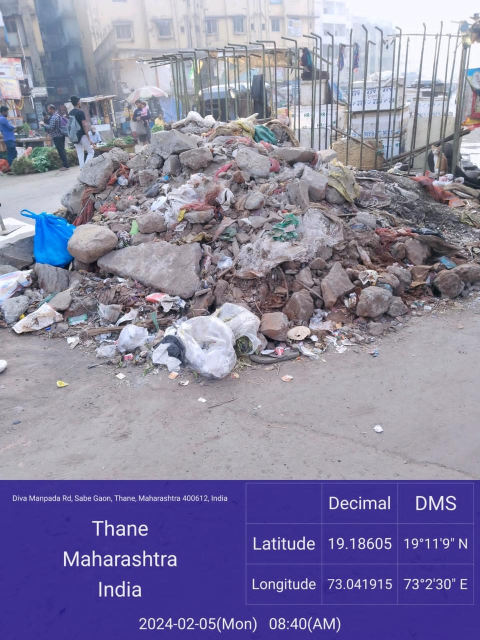
#> input picture Version 2/train_images/IMG-20240618-WA0003.jpg, 960 x 1280 px (shown at 1/2 size)
$ python -i utils.py   (imports and definitions only)   (older library calls are emulated)
#> lines starting #> are read from the running program, lines starting #| are printed output that depends on the picture
#> further down, picture is the input picture: shape (1280, 960, 3); mean B, G, R 161.7, 131.5, 135.8
import numpy as np
import cv2
from skimage.color import label2rgb
from skimage.segmentation import slic
import matplotlib.pyplot as plt
from skimage.color import label2rgb

def adaptive_slic(image, n_segments=2000, compactness=10, resize=(256,256),
                  adaptive_compactness=True, display=2, ret=True):
#> called with n_segments = 2000, compactness = 10, resize = (256, 256), adaptive_compactness = True, display = 2, ret = True
    img_resized = cv2.resize(image, resize)
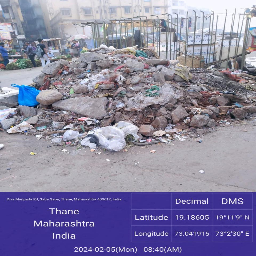
#> img_resized: shape (256, 256, 3); mean B, G, R 161.8, 131.6, 136
    if adaptive_compactness:
        # Compute gradient magnitude
        gray = cv2.cvtColor(img_resized, cv2.COLOR_BGR2GRAY)
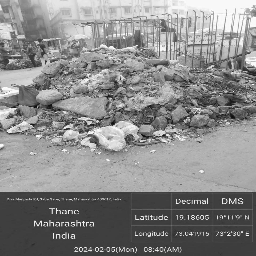
#> gray: shape (256, 256); min 10, max 255, mean 136.4
        gradient = cv2.Laplacian(gray, cv2.CV_64F)
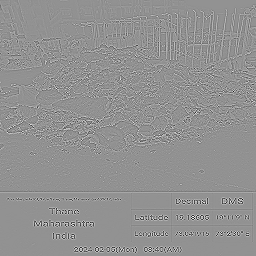
#> gradient: shape (256, 256) float64; min -757, max 565, mean 0; drawn with min black and max white
        gradient_magnitude = np.sqrt(gradient ** 2)
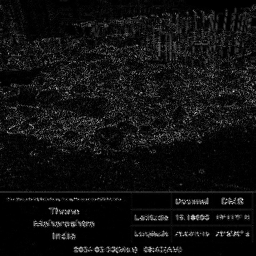
#> gradient_magnitude: shape (256, 256) float64; min 0, max 757, mean 49.5; drawn with min black and max white

        # Normalize gradient magnitude
        gradient_magnitude = (gradient_magnitude - gradient_magnitude.min()) / (gradient_magnitude.max() -
                                                                                gradient_magnitude.min())

        # Adjust compactness based on gradient
        adaptive_compactness = compactness * (1 + gradient_magnitude)

        # Apply SLIC with adaptive compactness
        superpixels = slic(img_resized, n_segments=n_segments, compactness=adaptive_compactness.mean())
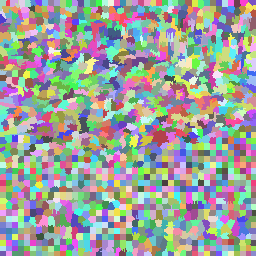
#> superpixels: shape (256, 256) int64; 1520 distinct labels, from 1 to 1520; one colour per label, 0 black
    else:
        # Apply standard SLIC
        superpixels = slic(img_resized, n_segments=n_segments, compactness=compactness)


    # Convert superpixel labels to an RGB image for visualization
    superpixels_rgb = label2rgb(superpixels, img_resized, kind='avg')
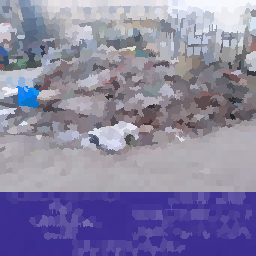
#> superpixels_rgb: shape (256, 256, 3); mean B, G, R 161.4, 131.2, 135.5

    if display==3:
        # Plot the superpixel segmentation
        plt.figure(figsize=(10, 30),facecolor='black', edgecolor='white')
        plt.subplot(1,3,1)
        plt.imshow(img_resized)
        plt.title('Original Image', color='white')
        plt.axis('off')

        plt.subplot(1,3,2)
        plt.imshow(gradient_magnitude, cmap='gist_heat')
        plt.title('Gradient', color='white')
        plt.axis('off')

        plt.subplot(1,3,3)
        plt.imshow(superpixels_rgb)
        plt.title('Superpixel Segmentation', color='white')
        plt.axis('off')
        plt.tight_layout()
        plt.show()

    if display==2:
        # Plot the superpixel segmentation
        plt.figure(figsize=(10, 20),facecolor='black', edgecolor='white')
        plt.subplot(1,2,1)
        plt.imshow(img_resized)
        plt.title('Original Image', color='white')
        plt.axis('off')

        plt.subplot(1,2,2)
        plt.imshow(superpixels_rgb)
        plt.title('Superpixel Segmentation', color='white')
        plt.axis('off')
        plt.tight_layout()
        plt.show()
#> figure, not shown here; B, G, R data is drawn as R, G, B

    if ret:
        return superpixels_rgb

>>> import cv2
>>> picture = cv2.imread('train_images/IMG-20240618-WA0003.jpg')
>>> result = adaptive_slic(picture)

$ run again, on Version 2/train_images/IMG-20240618-WA0004.jpg
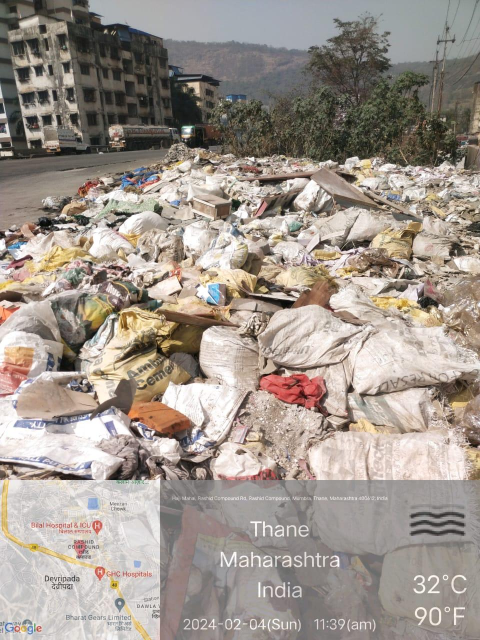
#> input picture Version 2/train_images/IMG-20240618-WA0004.jpg, 960 x 1280 px (shown at 1/2 size)
#> picture is the input picture: shape (1280, 960, 3); mean B, G, R 140.9, 149.3, 158.8
#> in adaptive_slic, `superpixels = slic(img_resized, n_segments=n_segments, compactness=ada..`:
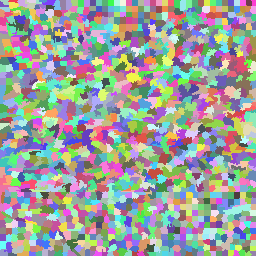
#> superpixels: shape (256, 256) int64; 1446 distinct labels, from 1 to 1446; one colour per label, 0 black
#> in adaptive_slic, `superpixels_rgb = label2rgb(superpixels, img_resized, kind='avg')`:
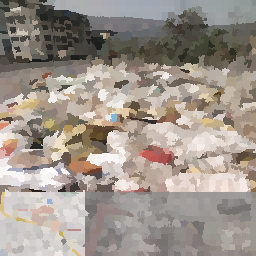
#> superpixels_rgb: shape (256, 256, 3); mean B, G, R 140.4, 148.8, 158.4

$ run again, on Version 2/train_images/IMG-20240618-WA0005.jpg
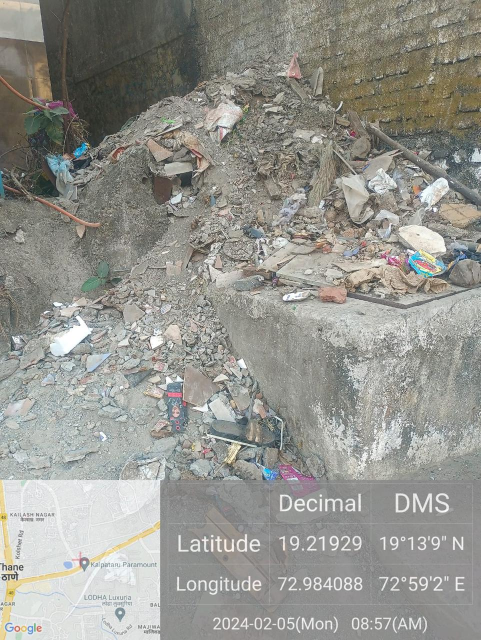
#> input picture Version 2/train_images/IMG-20240618-WA0005.jpg, 961 x 1280 px (shown at 1/2 size)
#> picture is the input picture: shape (1280, 961, 3); mean B, G, R 142.8, 149, 149
#> in adaptive_slic, `superpixels = slic(img_resized, n_segments=n_segments, compactness=ada..`:
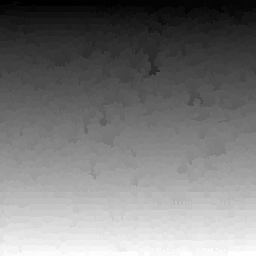
#> superpixels: shape (256, 256) int64; min 1, max 1365, mean 651.8; drawn with min black and max white
#> in adaptive_slic, `superpixels_rgb = label2rgb(superpixels, img_resized, kind='avg')`:
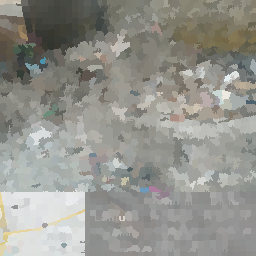
#> superpixels_rgb: shape (256, 256, 3); mean B, G, R 142.2, 148.4, 148.5

$ run again, on Version 2/train_images/IMG-20240618-WA0006.jpg
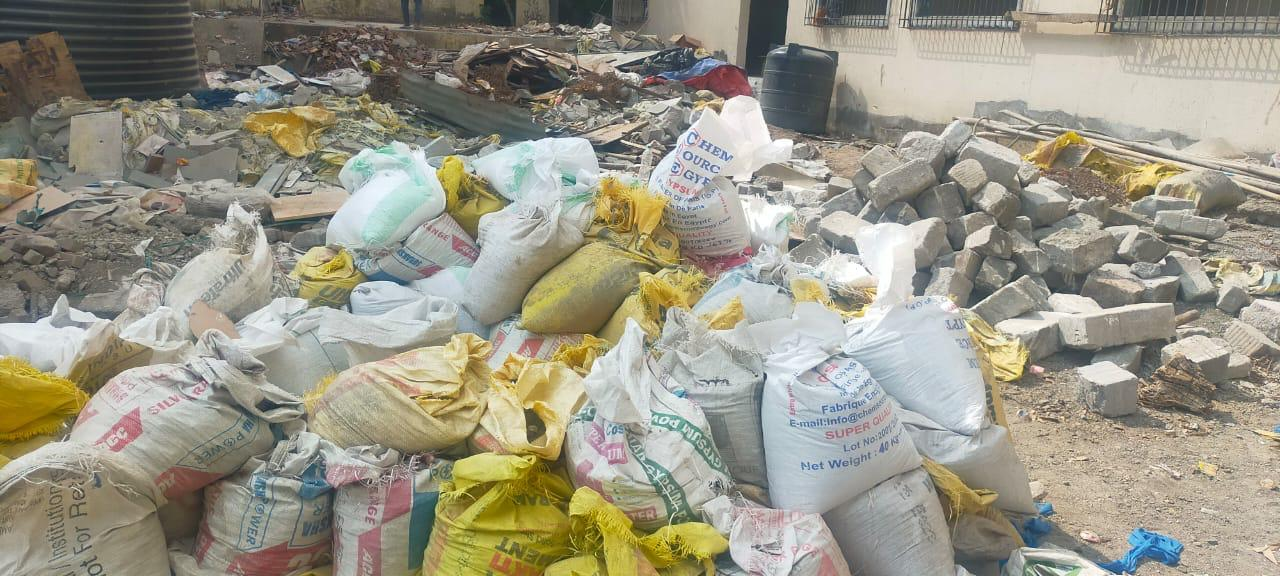
#> input picture Version 2/train_images/IMG-20240618-WA0006.jpg, 1280 x 576 px
#> picture is the input picture: shape (576, 1280, 3); mean B, G, R 135.4, 151, 154.2
#> in adaptive_slic, `superpixels = slic(img_resized, n_segments=n_segments, compactness=ada..`:
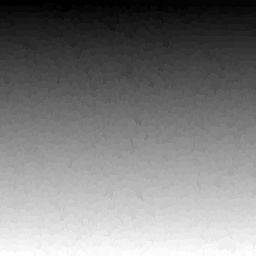
#> superpixels: shape (256, 256) int64; min 1, max 1583, mean 788.9; drawn with min black and max white
#> in adaptive_slic, `superpixels_rgb = label2rgb(superpixels, img_resized, kind='avg')`:
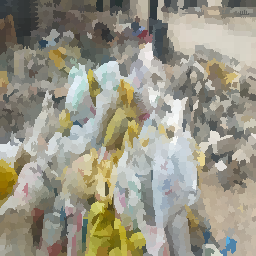
#> superpixels_rgb: shape (256, 256, 3); mean B, G, R 134.9, 150.5, 153.7
